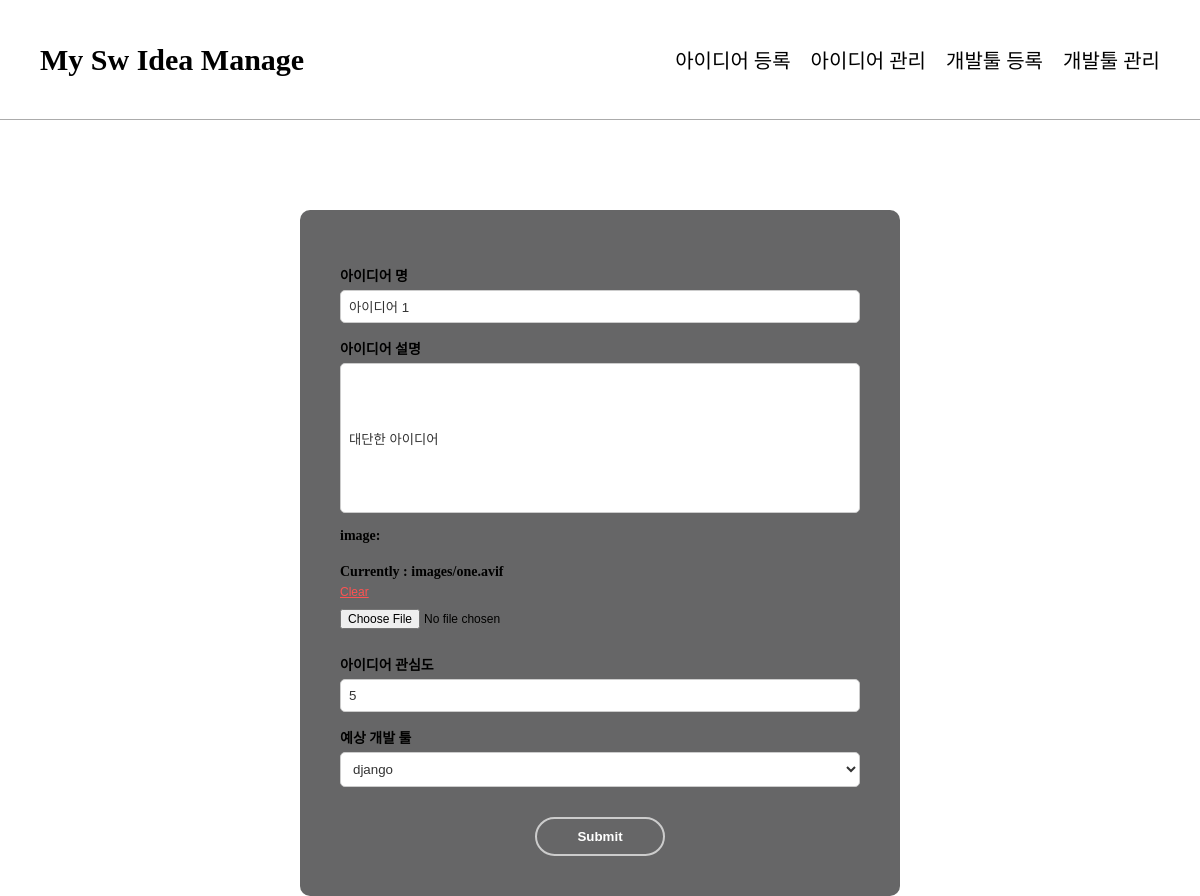
The app's page /modify/1 with its own data.
### idea/models.py (models this page shows)
class Idea(models.Model):
    title = models.CharField(max_length=30, default='empty_title')
    image = models.ImageField(upload_to='images/',null=True, blank=True)
    content = models.TextField(default='empty_content')
    interest = models.IntegerField(
        default=0,
        validators=[MinValueValidator(0),MaxValueValidator(5)]
    )
    zzim = models.BooleanField(default=False)
    devtool = models.ForeignKey('Devtool',related_name='ideas',on_delete=models.SET_NULL, null=True)

### idea/views.py (the view, shortened to what this page needs)
# urls.py: path('modify/<int:pk>',views.modify_page,name='modify'),
def modify_page(request,pk):
    idea = Idea.objects.get(id=pk)
    devtools = Devtool.objects.all()
    context = {
        'idea':idea,
        'devtools':devtools
    }
    return render(request,'idea/modify_page.html',context)

### idea/templates/idea/modify_page.html (shortened to what this page needs)
{%extends 'idea/base.html'%}
{%load static%}
{%block head%}
    <link rel="stylesheet" href="{%static 'styles/modify_page.css'%}">
{%endblock%}
{%block content%}
<form method="POST" enctype="multipart/form-data">
    <label for="title">아이디어 명</label>
    <input id = title type="text" name="title" value="{{idea.title}}">
    <label for="content">아이디어 설명</label>
    <input id = content type="text" name="content" value="{{idea.content}}">
    <p>image:<br></p>
    <p>Currently : {{idea.image}}</p>
    <button type="submit" name="button" value="delete_image">Clear</button>
    <input type="file" name="image" accept="image/*">
    <label for="interest">아이디어 관심도</label>
    <input id = interest type="number" max="5" min="0" step="1" name="interest" value="{{idea.interest}}">
    <p>예상 개발 툴</p>
    <select type="text" name="devtool" required>
        {%for devtool in devtools%}
            <option name="devtool" value="{{devtool.id}}">{{devtool.name}}</option>
        {%empty%}
            <option name="devtool" value="empty">개발툴을 먼저 등록하세요</option>
        {%endfor%}
    </select>
    <button type="submit" name="button" value="save">Submit</button>
</form>
{%endblock%}

### static/styles/base.css (style rules this page uses)
html { margin-top: 160px; }

### static/styles/modify_page.css (style rules this page uses)
body { background-image: url('../images/background.jpg'); background-size: cover; background-attachment: fixed; background-position: center; color: black; display: flex; justify-content: center; padding-top: 50px; }
form { background-color: rgba(0, 0, 2, 0.6); backdrop-filter: blur(8px); padding: 40px; width: 600px; border-radius: 10px; display: flex; flex-direction: column; align-items: flex-start; }
label, p { font-size: 14px; margin-top: 15px; margin-bottom: 5px; font-weight: bold; }
input[type="text"], input[type="number"], select { width: 100%; padding: 8px; border-radius: 5px; border: 1px solid #ccc; background-color: white; color: #333; box-sizing: border-box; }
#content { height: 150px; }
input[type="file"] { margin: 10px 0; font-size: 12px; }
button[value="save"] { align-self: center; margin-top: 30px; padding: 10px 40px; background-color: transparent; border: 2px solid #ccc; color: white; border-radius: 20px; cursor: pointer; font-weight: bold; transition: 0.3s; }
button[value="delete_image"] { background: none; border: none; color: #ff5252; cursor: pointer; text-decoration: underline; font-size: 12px; padding: 0; }

### records on screen
Idea: title "아이디어 1", content "대단한 아이디어", image "images/one.avif", interest "5"

### other values on screen
form field devtool "django"
